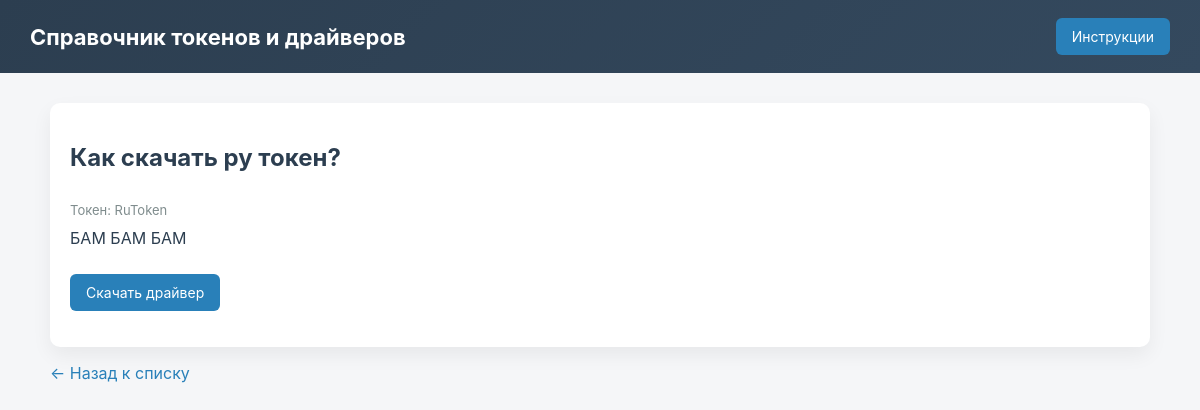
Page /posts/1/ on the earlier database version.
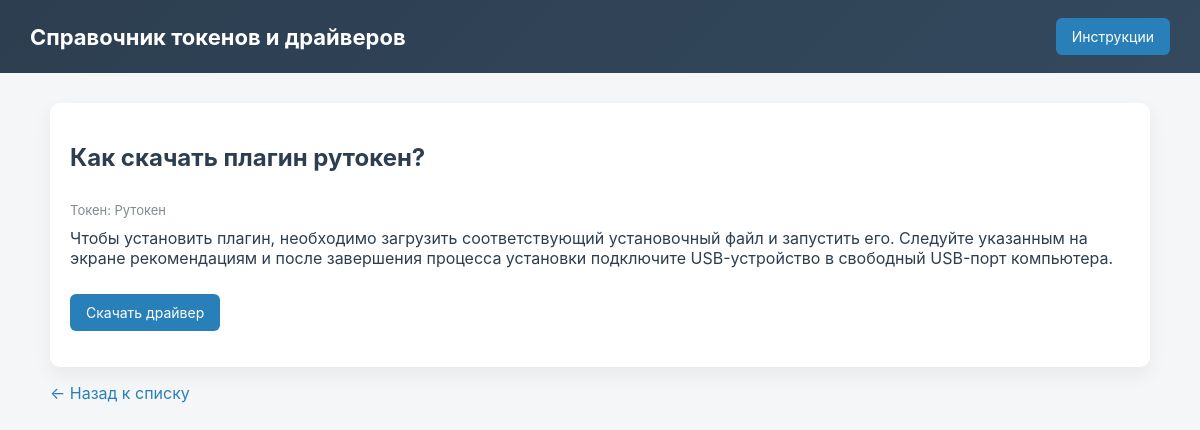
Same page on the later database version.
### main/models.py (models this page shows, shortened)
class Post(models.Model):
    token = models.ForeignKey(
        Token,
        verbose_name='Токен',
        on_delete=models.CASCADE,
        related_name='posts'
    )
    title = models.CharField(
        'Заголовок',
        max_length=200
    )
    content = RichTextUploadingField(
        'Текст инструкции'
    )
    image = models.ImageField(
        'Обложка',
        upload_to='posts/',
        blank=True,
        null=True
    )
    driver_link = models.URLField(
        'Ссылка на драйвер',
        blank=True
    )
    created_at = models.DateTimeField(
        'Дата создания',
        auto_now_add=True
    )
    class Meta:
        verbose_name = 'Инструкция'
        verbose_name_plural = 'Инструкции'
        ordering = ('-created_at',)

class Token(models.Model):
    name = models.CharField(
        'Название токена',
        max_length=100
    )
    description = models.TextField(
        'Описание',
        blank=True
    )
    class Meta:
        verbose_name = 'Токен'
        verbose_name_plural = 'Токены'

### main/views.py (the view)
# urls.py: path('posts/<int:pk>/', views.post_detail, name='post_detail'),
def post_detail(request, pk):
    post = get_object_or_404(Post, pk=pk)
    return render(request, 'posts/post_detail.html', {'post': post})

### main/templates/posts/post_detail.html (shortened to what this page needs)
{% extends "base.html" %}
{% block content %}
    <div class="card">
        <h2>{{ post.title }}</h2>
        <div class="token">
            Токен: {{ post.token.name }}
        </div>
        <div class="post-content">
            {{ post.content|safe }}
        </div>
        {% if post.driver_link %}
            <p>
                <a class="btn" href="{{ post.driver_link }}" target="_blank">
                    Скачать драйвер
                </a>
            </p>
        {% endif %}
    </div>
    <p>
        <a href="{% url 'post_list' %}">← Назад к списку</a>
    </p>
{% endblock %}

Differences in the rows shown:
changed Post: title "Как скачать ру токен?" → "Как скачать плагин рутокен?"; token.name "RuToken" → "Рутокен"; content "БАМ БАМ БАМ" → "Чтобы установить плагин, необходимо загрузить соответствующий установочный файл и запустить его. Следуйте указанным на экране рекомендациям и после завершения процесса установки подключите USB-устройство в свободный USB-порт компьютера."
